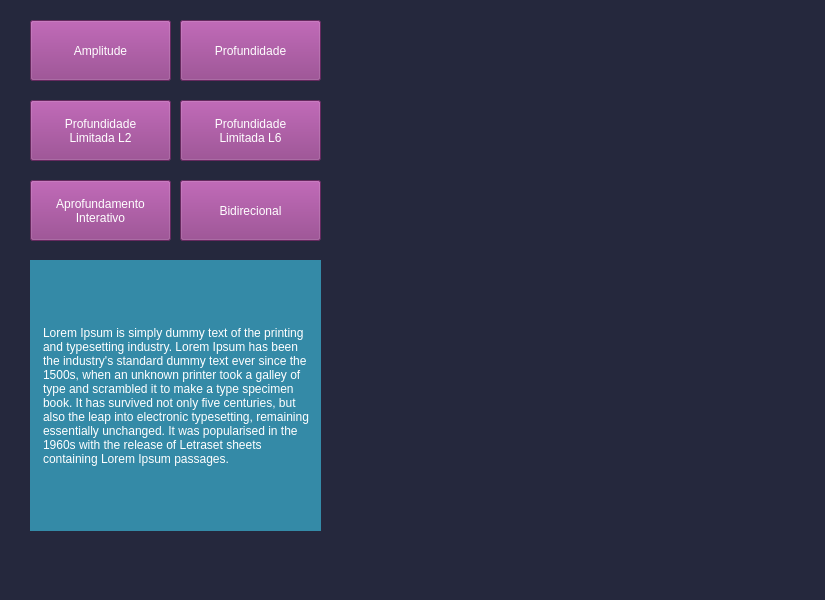
<?xml version="1.0" encoding="UTF-8"?>
<ui version="4.0">
 <class>MarioParty</class>
 <widget class="QMainWindow" name="MarioParty">
  <property name="geometry">
   <rect>
    <x>0</x>
    <y>0</y>
    <width>825</width>
    <height>600</height>
   </rect>
  </property>
  <property name="windowTitle">
   <string>Mario Party</string>
  </property>
  <property name="windowIcon">
   <iconset>
    <normaloff>img/mario-logo.jpeg</normaloff>img/mario-logo.jpeg</iconset>
  </property>
  <property name="styleSheet">
   <string notr="true">background-color: rgb(37, 40, 61);</string>
  </property>
  <property name="locale">
   <locale language="Portuguese" country="Brazil"/>
  </property>
  <widget class="QWidget" name="centralwidget">
   <property name="autoFillBackground">
    <bool>false</bool>
   </property>
   <widget class="QPushButton" name="amplitude">
    <property name="geometry">
     <rect>
      <x>30</x>
      <y>20</y>
      <width>141</width>
      <height>61</height>
     </rect>
    </property>
    <property name="cursor">
     <cursorShape>PointingHandCursor</cursorShape>
    </property>
    <property name="styleSheet">
     <string notr="true">background-color: rgb(143, 57, 133);
font: 75 10pt &quot;Noto Sans CJK HK&quot;;
color: rgb(255, 255, 255);</string>
    </property>
    <property name="text">
     <string>Amplitude</string>
    </property>
    <attribute name="buttonGroup">
     <string notr="true">buttonGroup</string>
    </attribute>
   </widget>
   <widget class="QLabel" name="imgCharacterSelect">
    <property name="geometry">
     <rect>
      <x>360</x>
      <y>20</y>
      <width>431</width>
      <height>221</height>
     </rect>
    </property>
    <property name="text">
     <string/>
    </property>
    <property name="pixmap">
     <pixmap>img/character-select.jpeg</pixmap>
    </property>
    <property name="scaledContents">
     <bool>true</bool>
    </property>
   </widget>
   <widget class="QLabel" name="imgPath">
    <property name="geometry">
     <rect>
      <x>360</x>
      <y>260</y>
      <width>431</width>
      <height>271</height>
     </rect>
    </property>
    <property name="text">
     <string/>
    </property>
    <property name="pixmap">
     <pixmap>img/path.jpeg</pixmap>
    </property>
    <property name="scaledContents">
     <bool>true</bool>
    </property>
   </widget>
   <widget class="QPushButton" name="profundidade">
    <property name="geometry">
     <rect>
      <x>180</x>
      <y>20</y>
      <width>141</width>
      <height>61</height>
     </rect>
    </property>
    <property name="cursor">
     <cursorShape>PointingHandCursor</cursorShape>
    </property>
    <property name="styleSheet">
     <string notr="true">background-color: rgb(143, 57, 133);
font: 75 10pt &quot;Noto Sans CJK HK&quot;;
color: rgb(255, 255, 255);</string>
    </property>
    <property name="text">
     <string>Profundidade</string>
    </property>
    <attribute name="buttonGroup">
     <string notr="true">buttonGroup</string>
    </attribute>
   </widget>
   <widget class="QPushButton" name="profundidade_limitada_l6">
    <property name="geometry">
     <rect>
      <x>180</x>
      <y>100</y>
      <width>141</width>
      <height>61</height>
     </rect>
    </property>
    <property name="cursor">
     <cursorShape>PointingHandCursor</cursorShape>
    </property>
    <property name="styleSheet">
     <string notr="true">background-color: rgb(143, 57, 133);
font: 75 10pt &quot;Noto Sans CJK HK&quot;;
color: rgb(255, 255, 255);</string>
    </property>
    <property name="text">
     <string>Profundidade
Limitada L6</string>
    </property>
    <attribute name="buttonGroup">
     <string notr="true">buttonGroup</string>
    </attribute>
   </widget>
   <widget class="QPushButton" name="profundidade_limitada_l2">
    <property name="geometry">
     <rect>
      <x>30</x>
      <y>100</y>
      <width>141</width>
      <height>61</height>
     </rect>
    </property>
    <property name="cursor">
     <cursorShape>PointingHandCursor</cursorShape>
    </property>
    <property name="styleSheet">
     <string notr="true">background-color: rgb(143, 57, 133);
font: 75 10pt &quot;Noto Sans CJK HK&quot;;
color: rgb(255, 255, 255);</string>
    </property>
    <property name="text">
     <string>Profundidade
Limitada L2</string>
    </property>
    <attribute name="buttonGroup">
     <string notr="true">buttonGroup</string>
    </attribute>
   </widget>
   <widget class="QPushButton" name="bidirecional">
    <property name="geometry">
     <rect>
      <x>180</x>
      <y>180</y>
      <width>141</width>
      <height>61</height>
     </rect>
    </property>
    <property name="cursor">
     <cursorShape>PointingHandCursor</cursorShape>
    </property>
    <property name="styleSheet">
     <string notr="true">background-color: rgb(143, 57, 133);
font: 75 10pt &quot;Noto Sans CJK HK&quot;;
color: rgb(255, 255, 255);</string>
    </property>
    <property name="text">
     <string>Bidirecional</string>
    </property>
    <attribute name="buttonGroup">
     <string notr="true">buttonGroup</string>
    </attribute>
   </widget>
   <widget class="QPushButton" name="aprofundamento_interativo">
    <property name="geometry">
     <rect>
      <x>30</x>
      <y>180</y>
      <width>141</width>
      <height>61</height>
     </rect>
    </property>
    <property name="cursor">
     <cursorShape>PointingHandCursor</cursorShape>
    </property>
    <property name="styleSheet">
     <string notr="true">background-color: rgb(143, 57, 133);
font: 75 10pt &quot;Noto Sans CJK HK&quot;;
color: rgb(255, 255, 255);</string>
    </property>
    <property name="text">
     <string>Aprofundamento
Interativo</string>
    </property>
    <attribute name="buttonGroup">
     <string notr="true">buttonGroup</string>
    </attribute>
   </widget>
   <widget class="QLabel" name="retorno">
    <property name="geometry">
     <rect>
      <x>30</x>
      <y>260</y>
      <width>291</width>
      <height>271</height>
     </rect>
    </property>
    <property name="styleSheet">
     <string notr="true">font: 75 10pt &quot;Noto Sans CJK HK&quot;;
color: rgb(255, 255, 255);
background-color: rgb(52, 138, 167);
padding: 10px;</string>
    </property>
    <property name="text">
     <string>Lorem Ipsum is simply dummy text of the printing and typesetting industry. Lorem Ipsum has been the industry's standard dummy text ever since the 1500s, when an unknown printer took a galley of type and scrambled it to make a type specimen book. It has survived not only five centuries, but also the leap into electronic typesetting, remaining essentially unchanged. It was popularised in the 1960s with the release of Letraset sheets containing Lorem Ipsum passages.</string>
    </property>
    <property name="wordWrap">
     <bool>true</bool>
    </property>
    <property name="margin">
     <number>0</number>
    </property>
   </widget>
  </widget>
  <widget class="QMenuBar" name="menubar">
   <property name="geometry">
    <rect>
     <x>0</x>
     <y>0</y>
     <width>825</width>
     <height>20</height>
    </rect>
   </property>
  </widget>
  <widget class="QStatusBar" name="statusbar"/>
 </widget>
 <resources/>
 <connections/>
 <buttongroups>
  <buttongroup name="buttonGroup"/>
 </buttongroups>
</ui>
